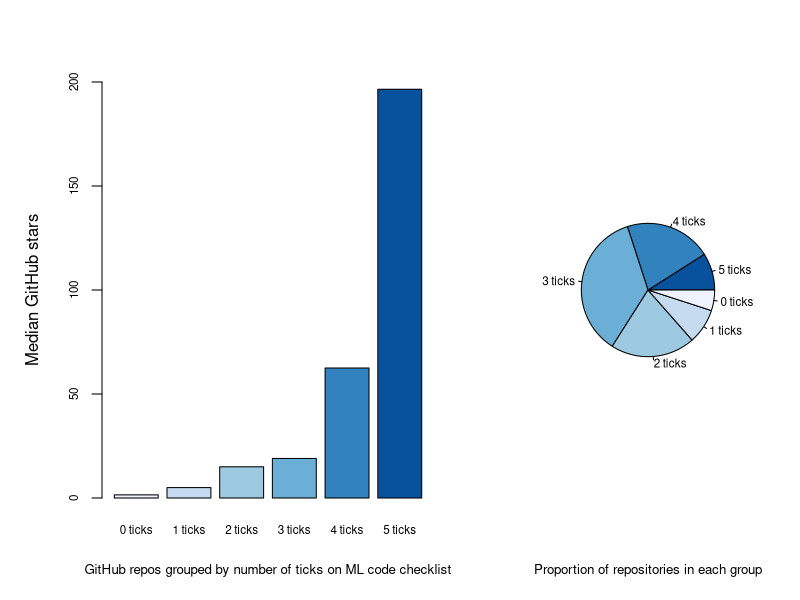
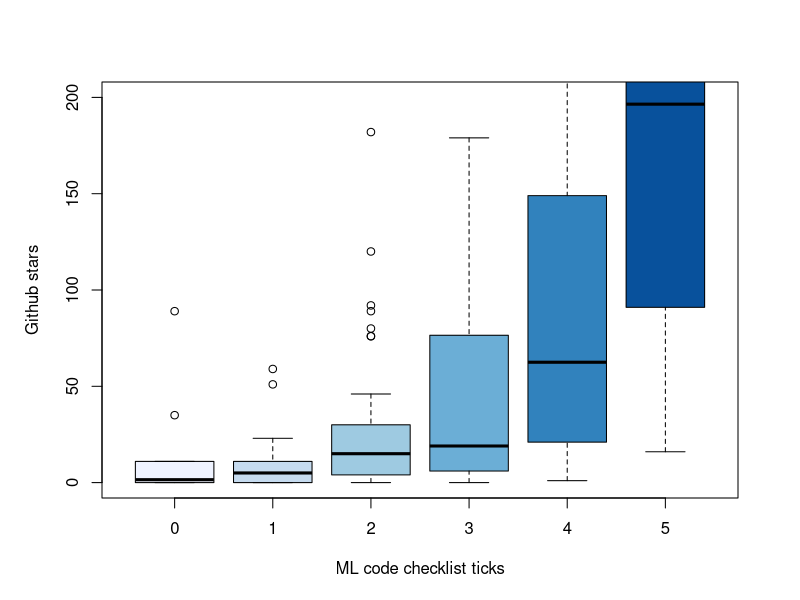

Write the R code that produced these figures, in order.
## ---- chunk 1
library(tidyverse)
library(ggplot2)
library(MASS)
library(RColorBrewer)

t = read_csv("code_checklist-neurips2019.csv")
cat("Number of rows:", nrow(t), "\n")
## ---- chunk 2
t = t[t$python==1,]
cat("Number of rows:", nrow(t), "\n")
## ---- chunk 3
t$score = rowSums(t[,4:8])
## ---- chunk 4

cat("Spread of values in each group:\n")
summaries = tapply(t$stars, t$score, summary)
names(summaries) = paste(names(summaries), "ticks")
print(summaries)

cat("Proportion of repos in each group:\n")
props = tapply(t$stars, t$score, length)
props = props/sum(props)
names(props) = paste(names(props), "ticks")
print(props)

# Extract medians
medians = unlist(lapply(tapply(t$stars, t$score, summary), function(x) x["Median"]))
names(medians) = paste(sub(".Median", "", names(medians)), "ticks")
## ---- chunk 5
par(oma=c(0,1,0,1))
layout(matrix(c(1,2), 1, 2, byrow = TRUE), widths=c(3,2))
barplot(medians, 
        xlab="", 
        ylab="Median GitHub stars", ylim=c(0,200),
        col=brewer.pal(6, "Blues"), cex.axis=0.7, cex.names=0.7)
mtext("GitHub repos grouped by number of ticks on ML code checklist", side=1, line=3, cex=0.8)

pie(rev(props), col=rev(brewer.pal(6, "Blues")), cex=0.7)
mtext("Proportion of repositories in each group", side=1, line=3, cex=0.8)
## ---- chunk 6
tp = t
tp$score = as.factor(tp$score)
par(mfrow=c(1,1))
boxplot(stars~score, data=t, ylim=c(0,200), col=brewer.pal(6, "Blues"),
        xlab="ML code checklist ticks", ylab="Github stars")
## ---- chunk 7
print(summary(rlm(stars~training+evaluation+pretrained_model+results+dependencies, data=t)))

for(i in 0:4){
  cat("Score5 vs Score", i)
  print(wilcox.test(t$stars[t$score==5], t$stars[t$score==i]))
}
## ---- chunk 8
sessionInfo()
